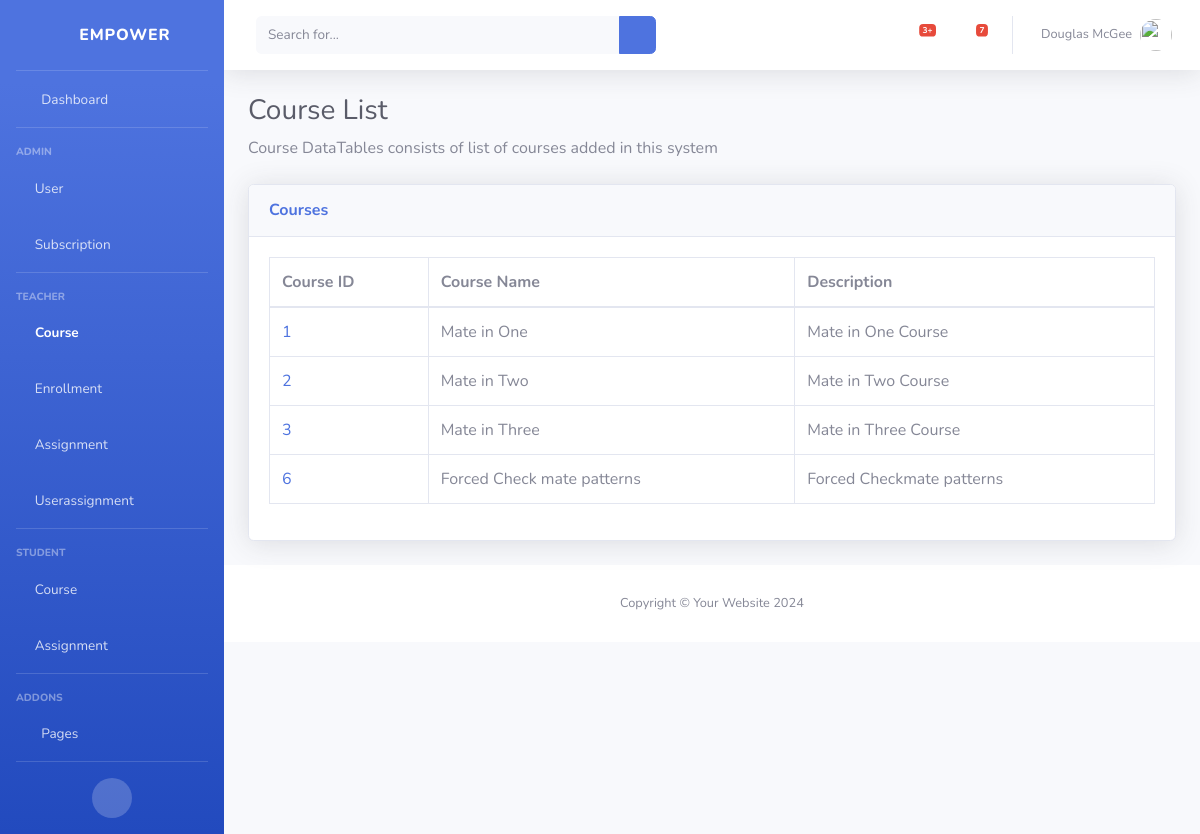
Page /courses/ on the earlier database version.
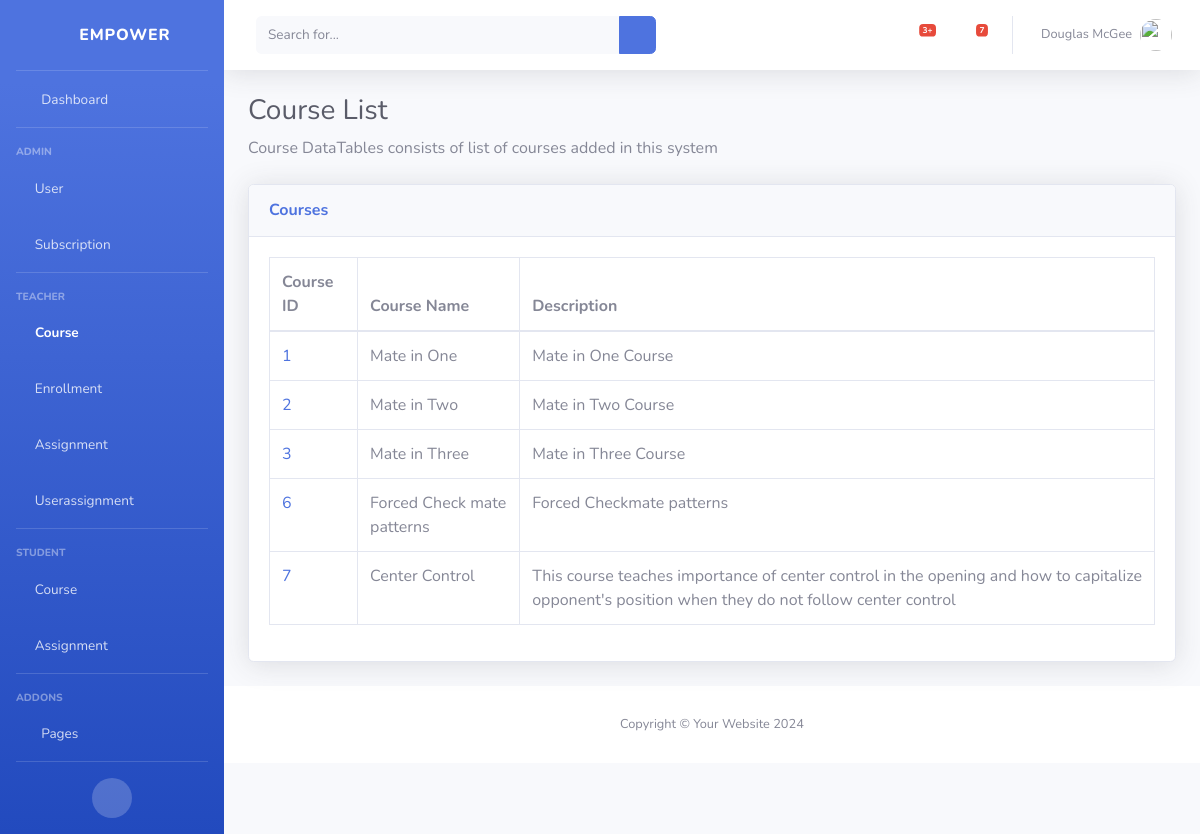
Same page on the later database version.
### classRoom/models.py (models this page shows)
class Course(models.Model):
    id = models.AutoField(primary_key=True)
    course_name = models.CharField(max_length=100)
    course_description = models.TextField()

### classRoom/views.py (the view)
# urls.py: path('courses/',view_courses,name="view_courses"),
def view_courses(request):
	course_data = Course.objects.all()
	print(course_data)
	return render(request,"courses/view_courses.html",{'course_data': course_data} )

### classRoom/templates/courses/view_courses.html
{% extends 'base.html' %}
{% block content %}
<h1 class="h3 mb-2 text-gray-800">Course List</h1>
<p class="mb-4">Course DataTables consists of list of courses added in this system</p>
<div class="card shadow mb-4">
    <div class="card-header py-3">
        <h6 class="m-0 font-weight-bold text-primary">Courses</h6>
    </div>
    <div class="card-body">
        <div class="table-responsive">
            <table class="table table-bordered" id="dataTable" width="100%" cellspacing="0">
                <thead>
                    <tr>
                        <th>Course ID</th>
                        <th>Course Name</th>
                        <th>Description</th>
                    </tr>
                </thead>
                <tbody>
                    {% for course in course_data %}
                <tr>
                    <td>
                        <a href="/course/{{ course.id }}/">{{ course.id }}</a>
                    </td>
                    <td>{{ course.course_name }}</td>
                    <td>{{ course.course_description }}</td>
                </tr>
            {% endfor %}
                </tbody>
            </table>
        </div>
    </div>
</div>
{% endblock %}

Differences in the rows shown:
added Course: id "7", course_name "Center Control", course_description "This course teaches importance of center control in the opening and how to capitalize opponent's position when they do not follow center control"
